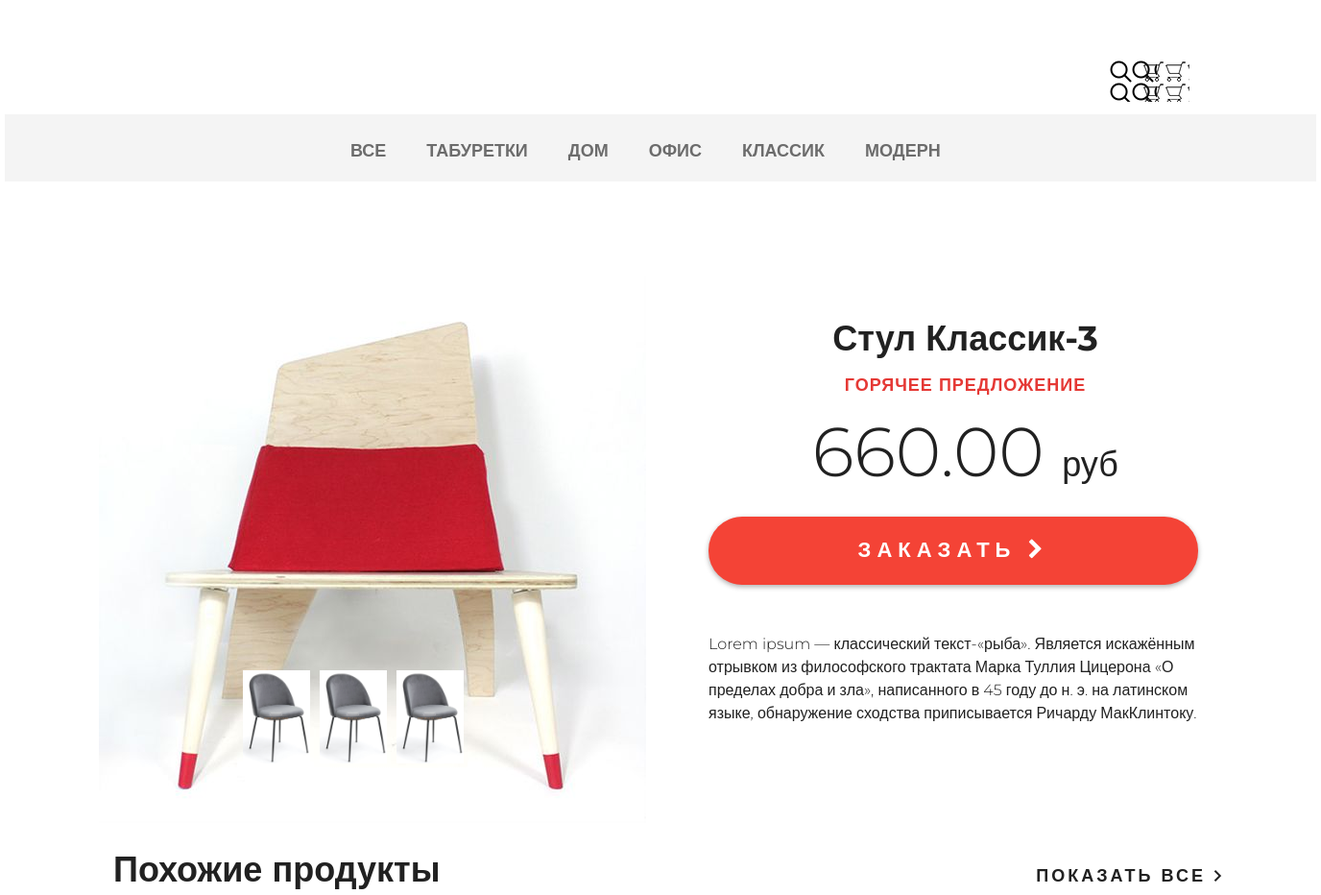
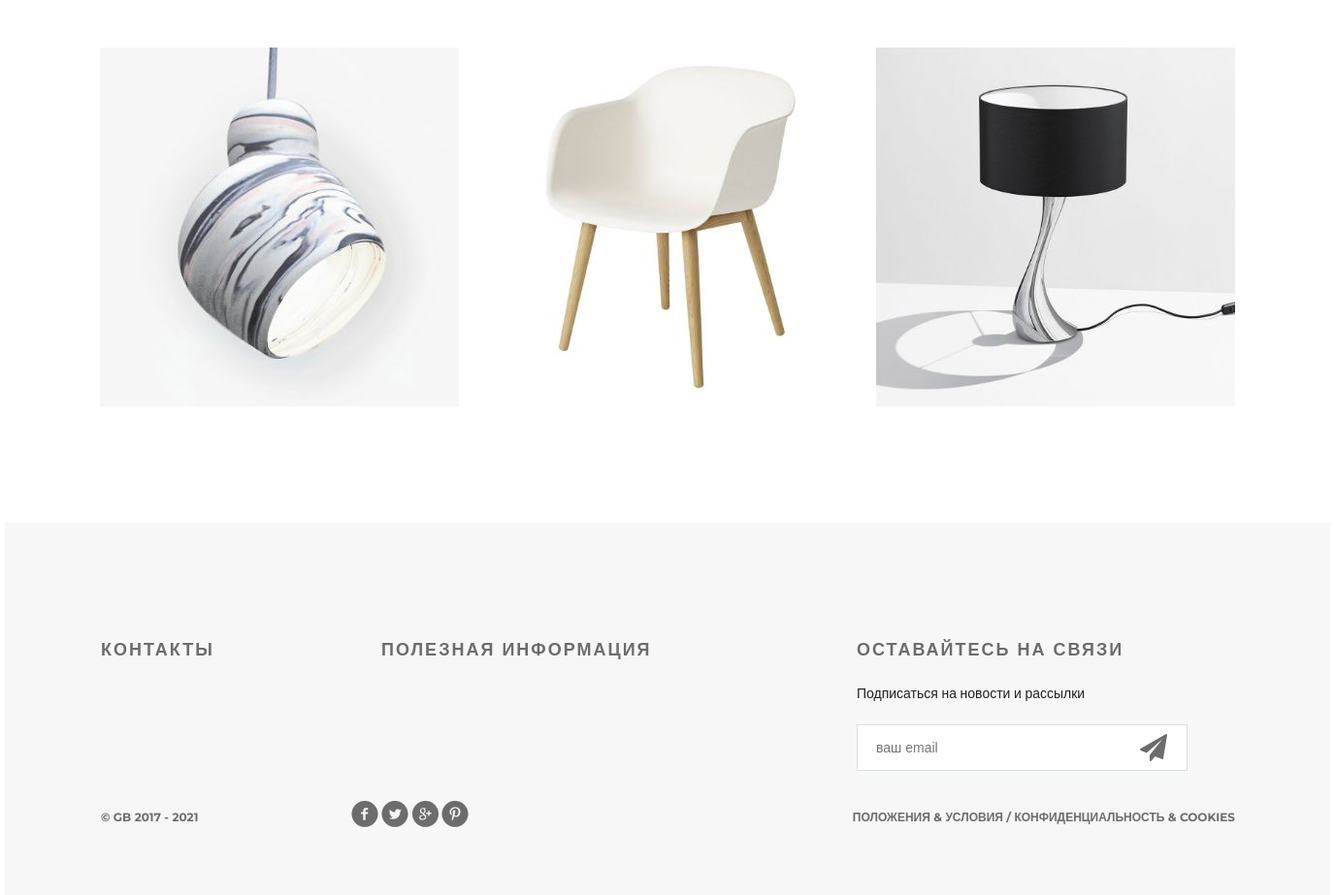
Screenshot of /products/ with the database file from the repository (2 pictures, top to bottom).
### mainapp/models.py (models this page shows, shortened)
class ProductCategory(models.Model):
    name = models.CharField(verbose_name='Наименование', max_length=64, unique=True)
    description = models.TextField(verbose_name='Описание')
    is_active = models.BooleanField(default=True, verbose_name='Запись активна')
    class Meta:
        verbose_name = 'Категория'
        verbose_name_plural = 'Категория'
        ordering = ('-id',)

class Product(models.Model):
    category = models.ForeignKey(ProductCategory, on_delete=models.CASCADE, verbose_name='Категория')
    name = models.CharField(max_length=128, verbose_name='Наименование')
    image = models.ImageField(upload_to='products', blank=True, verbose_name='Изображение')
    short_desc = models.CharField(max_length=255, verbose_name='Краткое описание')
    description = models.TextField(verbose_name='Описание')
    price = models.DecimalField(decimal_places=2, max_digits=10, default=0, verbose_name='Цена')
    quantity = models.PositiveSmallIntegerField(default=0, verbose_name='Количество')
    is_active = models.BooleanField(default=True, verbose_name='Запись активна')
    updated_at = models.DateTimeField(auto_now=True, null=True, blank=True)
    created_at = models.DateTimeField(auto_now_add=True, null=True, blank=True)
    class Meta:
        verbose_name = 'Продукты'
        verbose_name_plural = 'Продукты'
        ordering = ('-id',)

### mainapp/views.py (the view, shortened to what this page needs)
# urls.py: path('products/', include('mainapp.urls', namespace='products')),
def products(request, pk=None, page=1):
    title = 'Продукты'
    links_menu = ProductCategory.objects.all()
    hot_product = get_hot_product()
    same_products = get_same_products(hot_product)
    context = {
        'links_menu': links_menu,
        'title': title,
        'hot_product': hot_product,
        'same_products': same_products,
    }
    return render(request, 'mainapp/products.html', context=context)

### adminapp/templatetags/temp_tags.py (called while the page is built)
@register.filter(name='media_for_products')  # 1 вариант регистрации шаблонного тега
def media_for_products(img_path):
    if not img_path:
        img_path = 'default_prod.svg'
    return f'{settings.MEDIA_URL}{img_path}'

### mainapp/context_processors.py (called while the page is built)
def basket(request):
    basket_items = []
    if request.user.is_authenticated:
        basket_items = Basket.objects.filter(user=request.user)
    return {
        'basket': basket_items
    }

### mainapp/views.py (called while the page is built)
def get_hot_product():
    products = Product.objects.all()
    return random.sample(list(products), 1)[0]

def get_same_products(hot_product):
    same_products = Product.objects.filter(category=hot_product.category).exclude(pk=hot_product.pk)[:3]
    return same_products

### mainapp/templates/mainapp/products.html (shortened to what this page needs)
{% extends 'mainapp/temp.html' %}
{% load static %}
{% load temp_tags %}
{% block menu %}
    <div class="hero-white">
            <ul class="menu">
                {% include 'mainapp/includes/inc_up_menu.html' %}
            </ul>
        </div>
    <div class="details">
    <div class="links clearfix">
       {% include 'mainapp/includes/inc_menu_categories.html' %}
    </div>
{% endblock %}
{% block content %}
    <div class="details-products">
        <div class="details-slider">
            <div class="slider-product">
                <img src="{% static 'img/slider1.jpg' %}">
            </div>
            <div class="slider-control">
                <div class="block">
                    <a href="#"><img src="{{ hot_product.image| media_for_products }}" alt="">
                    </a>
                </div>
                <div class="block">
                    <a href="#"><img src="{{ hot_product.image| media_for_products }}" alt="">
                    </a>
                </div>
                <div class="block">
                    <a href="#"><img src="{{ hot_product.image| media_for_products }}" alt="">
                    </a>
                </div>
            </div>
        </div>
        <div class="description">
            <h3 class="big-bold">{{ hot_product.name }}</h3>
            <h3 class="red">горячее предложение</h3>
            <p class="price"> {{ hot_product.price }} <span>руб</span></p>
            <a href="{% url 'basket:add' product.pk %}" class="red-button">
                заказать <i class="fa fa-chevron-right" aria-hidden="true"></i>
            </a>
            <div class="description-text">
                {{ hot_product.description }}
            </div>
        </div>
    </div>
    <div class="related">
        <div class="title clearfix">
            <h2>Похожие продукты</h2>
            <a class="explore" href="#">показать все <img src="{% static 'img/arrow.png' %}" alt=""></a>
        </div>
        <div class="related-products clearfix">
            <div class="block">
                <a href="{% url 'basket:add' product.pk %}"><img src="{% static 'img/product-11.jpg' %}" alt="">
                </a>
            </div>
            <div class="block">
                <a href="{% url 'basket:add' product.pk %}"><img src="{% static 'img/product-21.jpg' %}" alt="">
                </a>
            </div>
            <div class="block">
                <a href="{% url 'basket:add' product.pk %}"><img src="{% static 'img/product-31.jpg' %}" alt="">
                </a>
            </div>
        </div>
    </div>
    </div>
{% endblock %}

### mainapp/templates/mainapp/includes/inc_menu_categories.html (shortened to what this page needs)
<ul class="links-menu">
    <li>
        <a href="{% url 'products:category' 0 %}"
           class="">
            все
        </a>
    </li>
    {% for link in links_menu %}
        <li>
      <a href="{% url 'products:category' link.pk %}"
         class="">
        {{ link.name }}
      </a>
    </li>
    {% endfor %}
</ul>

### static/css/style.css (style rules this page uses)
* { margin: 0; padding: 0; }
body { font-family: 'Montserrat', sans-serif; }
html, body { height: 100%; }
.slider-control .block a img { width: 70px; }
.menu { list-style-type: none; margin-top: 67px; float: right; }
.clearfix:after { content: ""; display: block; clear: both; }
.explore { text-transform: uppercase; color: #212121; font-size: 18px; font-weight: 700; line-height: 24px; text-align: center; float: right; margin-top: 138px; letter-spacing: 3px; text-decoration: none; }
.big-bold { color: #212121; font-size: 36px; font-weight: 700; text-align: left; margin-bottom: 24px; line-height: 36px; }
.title { height: 152px; margin-right: 15px; }
.title h2 { float: left; margin-top: 118px; color: #212121; font-size: 36px; font-weight: 700; text-align: left; margin-left: 15px; }
.red { text-transform: uppercase; color: #e53935; font-size: 18px; font-weight: 700; text-align: left; letter-spacing: 1px; line-height: 17px; margin-bottom: 22px; }
.hero-white { background-color: #fff; height: 119px; padding-left: 98px; padding-right: 211px; position: relative; }
.links { height: 70px; background-color: #f4f4f4; position: relative; padding-left: 360px; }
.links-menu { margin: 27px auto 0px; position: absolute; }
.links-menu li { float: left; list-style-type: none; padding-right: 42px; }
.links-menu li a { text-decoration: none; color: #6c6c6c; font-size: 18px; font-weight: 700; text-transform: uppercase; }
.details-products { padding-left: 98px; padding-right: 98px; margin-top: 98px; height: 551px; }
.details-slider { width: 570px; float: left; margin-right: 30px; }
.slider-product { width: 570px; height: 400px; }
.slider-control { width: 420px; height: 70px; margin: 11px auto 0px; padding-left: 150px }
.slider-control .block { height: 70px; width: 70px; position: relative; float: left; margin-right: 10px; }
.description { width: 535px; float: right; padding-left: 35px }
.description .big-bold { color: #212121; font-size: 36px; font-weight: 700; text-align: center; margin-top: 47px; margin-bottom: 0px; }
.description .red { text-transform: uppercase; color: #e53935; font-size: 18px; font-weight: 700; text-align: center; letter-spacing: 1px; line-height: 17px; margin-top: 23px; margin-bottom: 36px; }
.description .price { color: #212121; font-size: 72px; font-weight: 300; line-height: 48px; text-align: center; }
.description .price span { color: #212121; font-size: 36px; font-weight: 300; line-height: 48px; text-align: center; }
.red-button { display: block; height: 71px; width: 510px; border-radius: 35px; background-color: #f44336; text-align: center; text-transform: uppercase; text-decoration: none; color: #ffffff; font-size: 22px; font-weight: 700; line-height: 24px; box-shadow: 0px 2px 4.85px 0.15px rgba(33, 33, 33, 0.35); line-height: 70px; letter-spacing: 6px; margin-top: 31px; }
.description-text { margin-top: 50px; color: #212121; font-size: 16px; font-weight: 300; line-height: 24px; text-align: left; }
.related { padding: 0px 98px; }
.related .title { height: 143px; margin-right: 0; }
.related .title h2 { margin-top: 45px; }
.related .title .explore { margin-top: 62px; }
.related-products { margin-bottom: 120px; }
.related-products .block a img { float: left; }
.related-products .block { float: left; margin-right: 30px; display: block; height: 370px; width: 370px; position: relative; }
.related-products .block:nth-child(3n) { margin-right: 0px; }

### rows the page displays
ProductCategory: name "ТАБУРЕТКИ"
ProductCategory: name "ДОМ"
ProductCategory: name "ОФИС"
ProductCategory: name "КЛАССИК"
ProductCategory: name "МОДЕРН"
Product: image|media_for_products (picture), name "Стул Классик-3", price "660.00", description "Lorem ipsum — классический текст-«рыба». Является искажённым отрывком из философского трактата Марка Туллия Цицерона «О пределах добра и зла», написанного в 45 году до н. э. на латинском языке, обнаружение сходства приписывается Ричарду МакКлинтоку."
